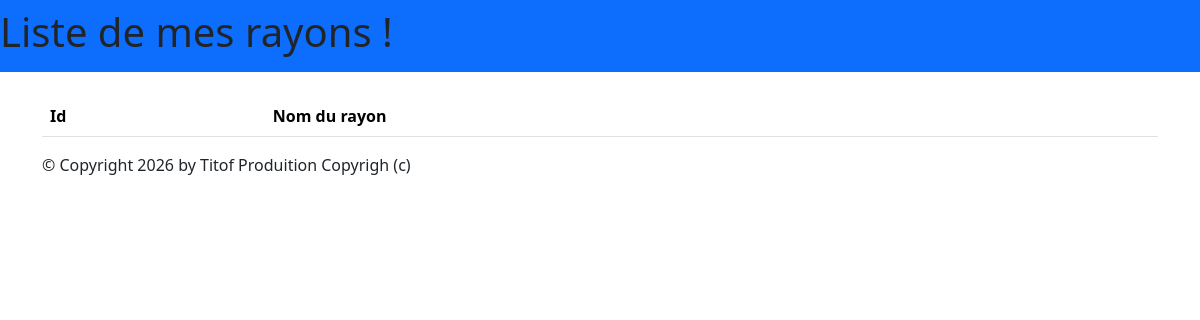
The app's page /monApp/rayons/, older data.
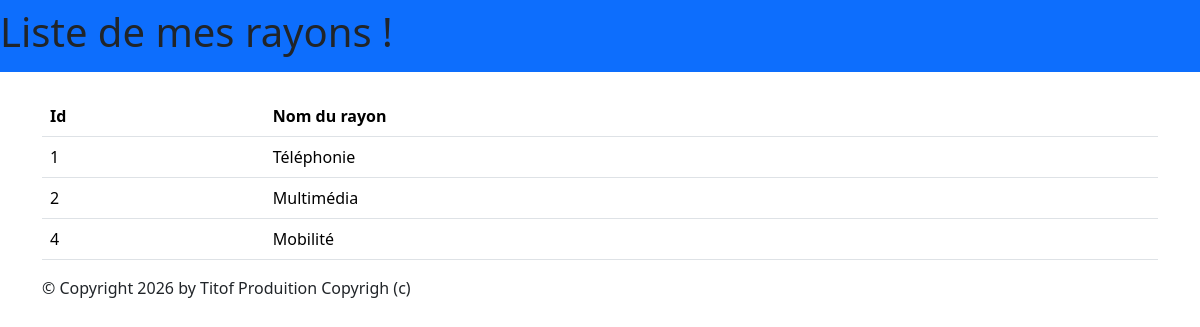
The same page, newer data.
### monApp/models.py (models this page shows, shortened)
class Rayon(models.Model):
    idRayon = models.AutoField(primary_key=True)
    nomRayon = models.CharField(max_length=100)

### monApp/views.py (the view)
# urls.py: path('rayons/',views.ListRayons,name='rayons')
def ListRayons(request):
    rays = Rayon.objects.all()
    return render(request, 'monApp/ListRayons.html',{'rayons': rays})

### monApp/templates/monApp/ListRayons.html
{% extends 'monApp/base.html' %}
{% block menu %}
    <h1>Liste de mes rayons !</h1>
{% endblock %}
{% block contenu %}
    <table class="table">
        <thead>
            <tr>
                <th>Id</th>
                <th>Nom du rayon</th>
            </tr>
        </thead>
        <tbody>
            {% for ray in rayons %}
            <tr>
                <td>{{ ray.idRayon }}</td>
                <td>{{ ray.nomRayon }}</td>
            </tr>
            {% endfor %}
        </tbody>
    </table>
{% endblock %}

Row changes from the older to the newer data that the page shows:
added Rayon: idRayon "1", nomRayon "Téléphonie"
added Rayon: idRayon "2", nomRayon "Multimédia"
added Rayon: idRayon "4", nomRayon "Mobilité"
